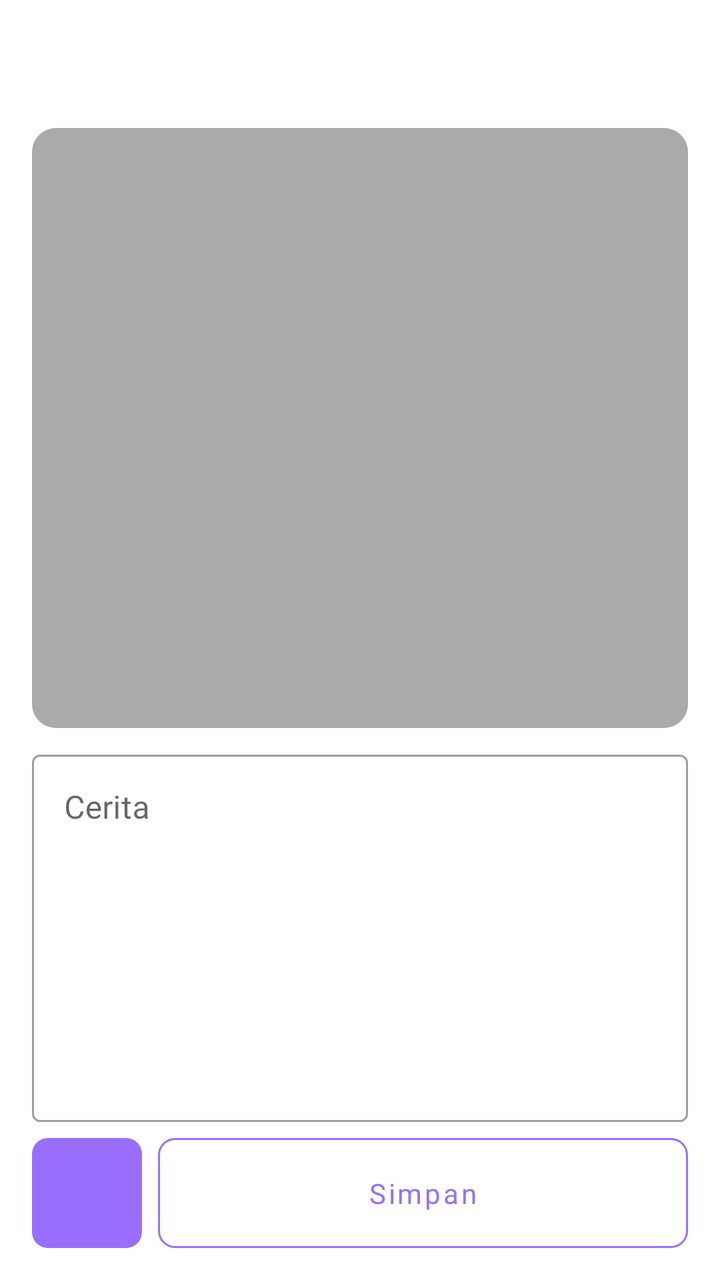
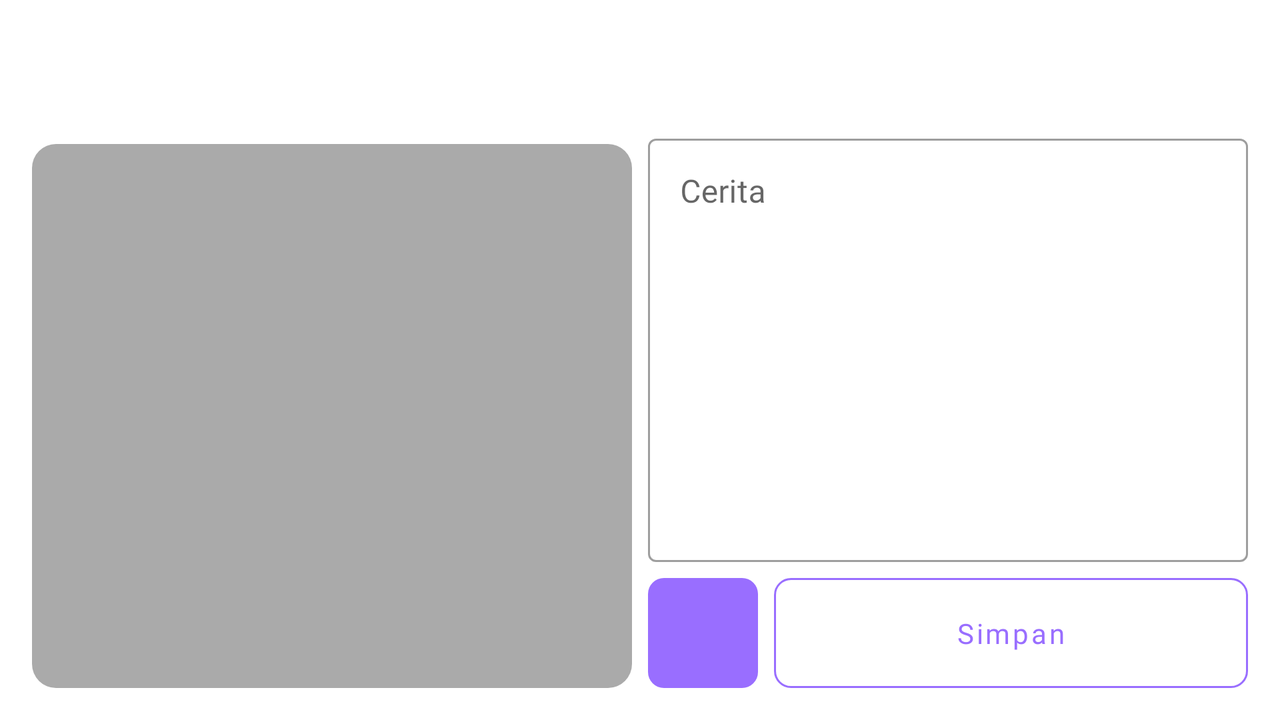

First picture: res/layout/ on a phone held upright. Second picture: the repository's own variant of that layout, on a device whose configuration matches the variant's folder. Source for both follows.
<!-- AndroidManifest.xml: application theme Theme.StoryApp -->
<!-- res/layout/activity_detail_story.xml -->
<?xml version="1.0" encoding="utf-8"?>
<androidx.constraintlayout.widget.ConstraintLayout xmlns:android="http://schemas.android.com/apk/res/android"
    xmlns:app="http://schemas.android.com/apk/res-auto"
    xmlns:tools="http://schemas.android.com/tools"
    android:layout_width="match_parent"
    android:layout_height="match_parent"
    tools:context=".view.story.DetailStoryActivity">

    <androidx.appcompat.widget.Toolbar
        android:id="@+id/toolbar"
        android:layout_width="match_parent"
        android:layout_height="?attr/actionBarSize"
        app:layout_constraintTop_toTopOf="parent"
        app:layout_constraintStart_toStartOf="parent"
        app:layout_constraintEnd_toEndOf="parent"
        app:layout_constraintBottom_toBottomOf="parent"
        app:layout_constraintVertical_bias="0"/>

    <androidx.constraintlayout.utils.widget.ImageFilterView
        android:id="@+id/imgStory"
        android:layout_width="match_parent"
        android:layout_height="300dp"
        android:layout_marginStart="16dp"
        android:layout_marginTop="8dp"
        android:layout_marginEnd="16dp"
        android:scaleType="fitCenter"
        app:layout_constraintBottom_toBottomOf="parent"
        app:layout_constraintEnd_toEndOf="parent"
        app:layout_constraintStart_toStartOf="parent"
        app:layout_constraintTop_toBottomOf="@id/toolbar"
        app:layout_constraintVertical_bias="0"
        app:round="12dp"
        android:background="@android:color/darker_gray"
        app:srcCompat="@drawable/ic_baseline_image_24"
        android:transitionName="photo"/>

    <com.google.android.material.textfield.TextInputLayout
        style="@style/Widget.MaterialComponents.TextInputLayout.OutlinedBox"
        android:layout_width="match_parent"
        android:layout_height="0dp"
        android:layout_marginStart="16dp"
        android:layout_marginTop="8dp"
        android:layout_marginEnd="16dp"
        android:layout_marginBottom="8dp"
        android:hint="@string/story"
        app:layout_constraintBottom_toTopOf="@id/btnAddImage"
        app:layout_constraintEnd_toEndOf="parent"
        app:layout_constraintStart_toStartOf="parent"
        app:layout_constraintTop_toBottomOf="@id/imgStory"
        android:id="@+id/storyLayout">

        <com.google.android.material.textfield.TextInputEditText
            android:id="@+id/edtStory"
            android:layout_width="match_parent"
            android:layout_height="match_parent"
            android:gravity="top"
            android:inputType="textMultiLine"
            android:minLines="6"
            />
    </com.google.android.material.textfield.TextInputLayout>

    <ImageButton
        android:id="@+id/btnAddImage"
        android:layout_width="55dp"
        android:layout_height="55dp"
        android:layout_marginStart="16dp"
        android:layout_marginBottom="16dp"
        android:adjustViewBounds="true"
        android:background="@drawable/button_curve_primary"
        android:contentDescription="@string/add_image"
        android:paddingStart="4dp"
        android:paddingTop="4dp"
        android:paddingEnd="4dp"
        android:paddingBottom="4dp"
        android:scaleType="fitXY"
        app:layout_constraintBottom_toBottomOf="parent"
        app:layout_constraintEnd_toEndOf="parent"
        app:layout_constraintHorizontal_bias="0"
        app:layout_constraintStart_toStartOf="parent"
        app:layout_constraintTop_toTopOf="parent"
        app:layout_constraintVertical_bias="1"
        app:srcCompat="@drawable/ic_baseline_image_24" />

    <Button
        android:id="@+id/btnSave"
        android:layout_width="0dp"
        android:layout_height="0dp"
        android:layout_marginStart="8dp"
        android:layout_marginEnd="16dp"
        android:background="@drawable/button_curve_outline_primary"
        android:text="@string/save"
        android:textAllCaps="false"
        android:textColor="?attr/colorPrimary"
        app:layout_constraintBottom_toBottomOf="@id/btnAddImage"
        app:layout_constraintEnd_toEndOf="parent"
        app:layout_constraintStart_toEndOf="@id/btnAddImage"
        app:layout_constraintTop_toTopOf="@id/btnAddImage" />

    <androidx.constraintlayout.widget.Group
        android:id="@+id/buttonContent"
        android:layout_width="wrap_content"
        android:layout_height="wrap_content"
        app:constraint_referenced_ids="btnAddImage, btnSave" />

    <androidx.constraintlayout.widget.Group
        android:layout_width="wrap_content"
        android:layout_height="wrap_content"
        android:id="@+id/mainContent"
        app:constraint_referenced_ids="storyLayout, imgStory"/>

    <com.google.android.material.progressindicator.CircularProgressIndicator
        android:layout_width="100dp"
        android:layout_height="100dp"
        android:id="@+id/pbar"
        app:layout_constraintTop_toTopOf="parent"
        app:layout_constraintStart_toStartOf="parent"
        app:layout_constraintEnd_toEndOf="parent"
        app:layout_constraintBottom_toBottomOf="parent"
        app:trackThickness="3dp"
        android:indeterminate="true"
        app:layout_constraintVertical_bias="0.3"
        app:indicatorColor="?attr/colorPrimary"
        android:visibility="gone"/>

</androidx.constraintlayout.widget.ConstraintLayout>
<!-- resources referenced by this layout -->
<resources>
  <!-- drawable button_curve_outline_primary (drawable) -->
  <?xml version="1.0" encoding="utf-8"?>
  <selector xmlns:android="http://schemas.android.com/apk/res/android">
      <item android:state_enabled="false">
          <shape android:shape="rectangle">
              <corners android:radius="12dp"/>
              <solid android:color="@android:color/darker_gray"/>
          </shape>
      </item>
      <item>
          <shape android:shape="rectangle">
              <corners android:radius="8dp"/>
              <solid android:color="@color/transparent"/>
              <stroke android:width="1dp" android:color="@android:color/darker_gray"/>
          </shape>
      </item>
  </selector>
  <!-- drawable button_curve_primary (drawable) -->
  <?xml version="1.0" encoding="utf-8"?>
  <selector xmlns:android="http://schemas.android.com/apk/res/android">
      <item android:state_enabled="false">
          <shape android:shape="rectangle">
              <corners android:radius="12dp"/>
              <solid android:color="@android:color/darker_gray"/>
          </shape>
      </item>
      <item>
          <shape android:shape="rectangle">
              <corners android:radius="8dp"/>
              <solid android:color="?attr/colorPrimary"/>
          </shape>
      </item>
  </selector>
  <string name="add_image">Tambahkan Gambar</string>
  <string name="save">Simpan</string>
  <string name="story">Cerita</string>
  <style name="Theme.StoryApp" parent="Theme.MaterialComponents.DayNight.NoActionBar">
          
          <item name="colorPrimary">@color/medium_purple</item>
          <item name="colorPrimaryVariant">@color/electric_violer</item>
          <item name="colorOnPrimary">@color/white</item>
          
          <item name="colorSecondary">@color/teal_200</item>
          <item name="colorSecondaryVariant">@color/teal_700</item>
          <item name="colorOnSecondary">@color/black</item>
          
          <item name="android:statusBarColor" tools:targetApi="l">?attr/colorPrimaryVariant</item>
          
          <item name="fontFamily">@font/poppins</item>
          <item name="android:windowActivityTransitions">true</item>
          <item name="android:windowEnterTransition">@android:transition/slide_bottom</item>
      </style>
  <color name="transparent">#00FFFFFF</color>
  <color name="medium_purple">#996EFF</color>
  <color name="electric_violer">#8834FF</color>
  <color name="white">#FFFFFFFF</color>
  <color name="teal_200">#FF03DAC5</color>
  <color name="teal_700">#FF018786</color>
  <color name="black">#FF000000</color>
</resources>
<!-- res/layout-land/activity_detail_story.xml (the repository's variant of the layout above) -->
<!-- drawn on the phone turned sideways -->
<?xml version="1.0" encoding="utf-8"?>
<androidx.constraintlayout.widget.ConstraintLayout xmlns:android="http://schemas.android.com/apk/res/android"
    xmlns:app="http://schemas.android.com/apk/res-auto"
    xmlns:tools="http://schemas.android.com/tools"
    android:layout_width="match_parent"
    android:layout_height="match_parent"
    tools:context=".view.story.DetailStoryActivity">

    <androidx.appcompat.widget.Toolbar
        android:id="@+id/toolbar"
        android:layout_width="match_parent"
        android:layout_height="?attr/actionBarSize"
        app:layout_constraintTop_toTopOf="parent"
        app:layout_constraintStart_toStartOf="parent"
        app:layout_constraintEnd_toEndOf="parent"
        app:layout_constraintBottom_toBottomOf="parent"
        app:layout_constraintVertical_bias="0"/>

    <androidx.constraintlayout.utils.widget.ImageFilterView
        android:id="@+id/imgStory"
        android:layout_width="300dp"
        android:layout_height="0dp"
        android:layout_marginStart="16dp"
        android:layout_marginTop="16dp"
        android:layout_marginBottom="16dp"
        android:scaleType="fitCenter"
        app:layout_constraintBottom_toBottomOf="parent"
        app:layout_constraintEnd_toEndOf="parent"
        app:layout_constraintStart_toStartOf="parent"
        app:layout_constraintTop_toBottomOf="@id/toolbar"
        app:layout_constraintVertical_bias="0"
        app:layout_constraintHorizontal_bias="0"
        app:round="12dp"
        android:background="@android:color/darker_gray"
        app:srcCompat="@drawable/ic_baseline_image_24"
        android:transitionName="photo"/>

    <com.google.android.material.textfield.TextInputLayout
        style="@style/Widget.MaterialComponents.TextInputLayout.OutlinedBox"
        android:layout_width="0dp"
        android:layout_height="0dp"
        android:layout_marginStart="8dp"
        android:layout_marginTop="8dp"
        android:layout_marginEnd="16dp"
        android:layout_marginBottom="8dp"
        android:hint="@string/story"
        app:layout_constraintTop_toBottomOf="@id/toolbar"
        app:layout_constraintEnd_toEndOf="parent"
        app:layout_constraintStart_toEndOf="@id/imgStory"
        app:layout_constraintBottom_toTopOf="@id/btnSave"
        android:id="@+id/storyLayout">

        <com.google.android.material.textfield.TextInputEditText
            android:id="@+id/edtStory"
            android:layout_width="match_parent"
            android:layout_height="match_parent"
            android:gravity="top"
            android:inputType="textMultiLine"
            android:minLines="6"
            />
    </com.google.android.material.textfield.TextInputLayout>

    <ImageButton
        android:id="@+id/btnAddImage"
        android:layout_width="55dp"
        android:layout_height="55dp"
        android:layout_marginStart="8dp"
        android:layout_marginBottom="16dp"
        android:adjustViewBounds="true"
        android:background="@drawable/button_curve_primary"
        android:contentDescription="@string/add_image"
        android:paddingStart="4dp"
        android:paddingTop="4dp"
        android:paddingEnd="4dp"
        android:paddingBottom="4dp"
        android:scaleType="fitXY"
        app:layout_constraintBottom_toBottomOf="parent"
        app:layout_constraintEnd_toEndOf="parent"
        app:layout_constraintHorizontal_bias="0"
        app:layout_constraintStart_toEndOf="@id/imgStory"
        app:layout_constraintTop_toTopOf="parent"
        app:layout_constraintVertical_bias="1"
        app:srcCompat="@drawable/ic_baseline_image_24" />

    <Button
        android:id="@+id/btnSave"
        android:layout_width="0dp"
        android:layout_height="0dp"
        android:layout_marginStart="8dp"
        android:layout_marginEnd="16dp"
        android:background="@drawable/button_curve_outline_primary"
        android:text="@string/save"
        android:textAllCaps="false"
        android:textColor="?attr/colorPrimary"
        app:layout_constraintBottom_toBottomOf="@id/btnAddImage"
        app:layout_constraintEnd_toEndOf="parent"
        app:layout_constraintStart_toEndOf="@id/btnAddImage"
        app:layout_constraintTop_toTopOf="@id/btnAddImage" />

    <androidx.constraintlayout.widget.Group
        android:id="@+id/buttonContent"
        android:layout_width="wrap_content"
        android:layout_height="wrap_content"
        app:constraint_referenced_ids="btnAddImage, btnSave" />


    <androidx.constraintlayout.widget.Group
        android:layout_width="wrap_content"
        android:layout_height="wrap_content"
        android:id="@+id/mainContent"
        app:constraint_referenced_ids="btnAddImage, btnSave, storyLayout, imgStory"/>

    <com.google.android.material.progressindicator.CircularProgressIndicator
        android:layout_width="100dp"
        android:layout_height="100dp"
        android:id="@+id/pbar"
        app:layout_constraintTop_toTopOf="parent"
        app:layout_constraintStart_toStartOf="parent"
        app:layout_constraintEnd_toEndOf="parent"
        app:layout_constraintBottom_toBottomOf="parent"
        app:trackThickness="3dp"
        android:indeterminate="true"
        app:layout_constraintVertical_bias="0.3"
        app:indicatorColor="?attr/colorPrimary"
        android:visibility="gone"/>

</androidx.constraintlayout.widget.ConstraintLayout>
